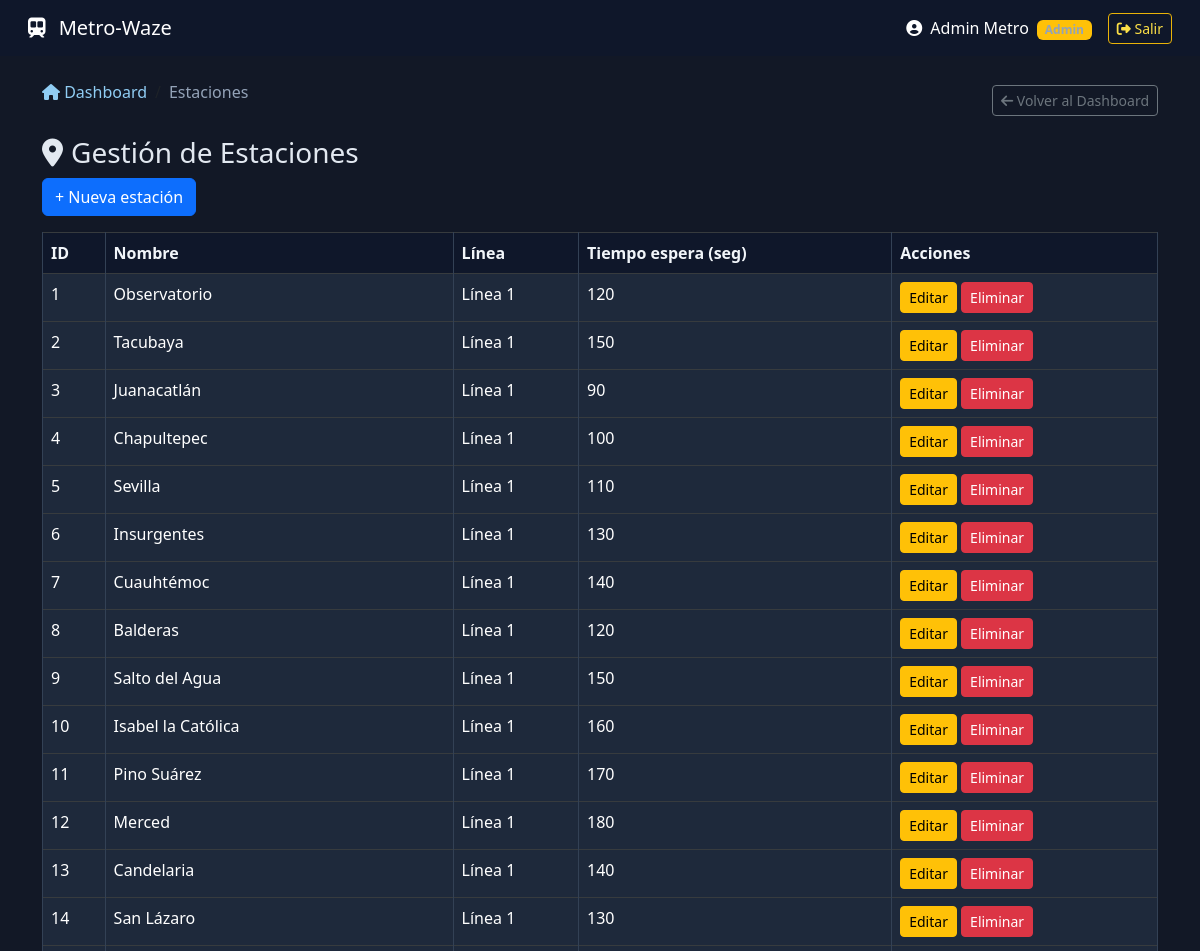
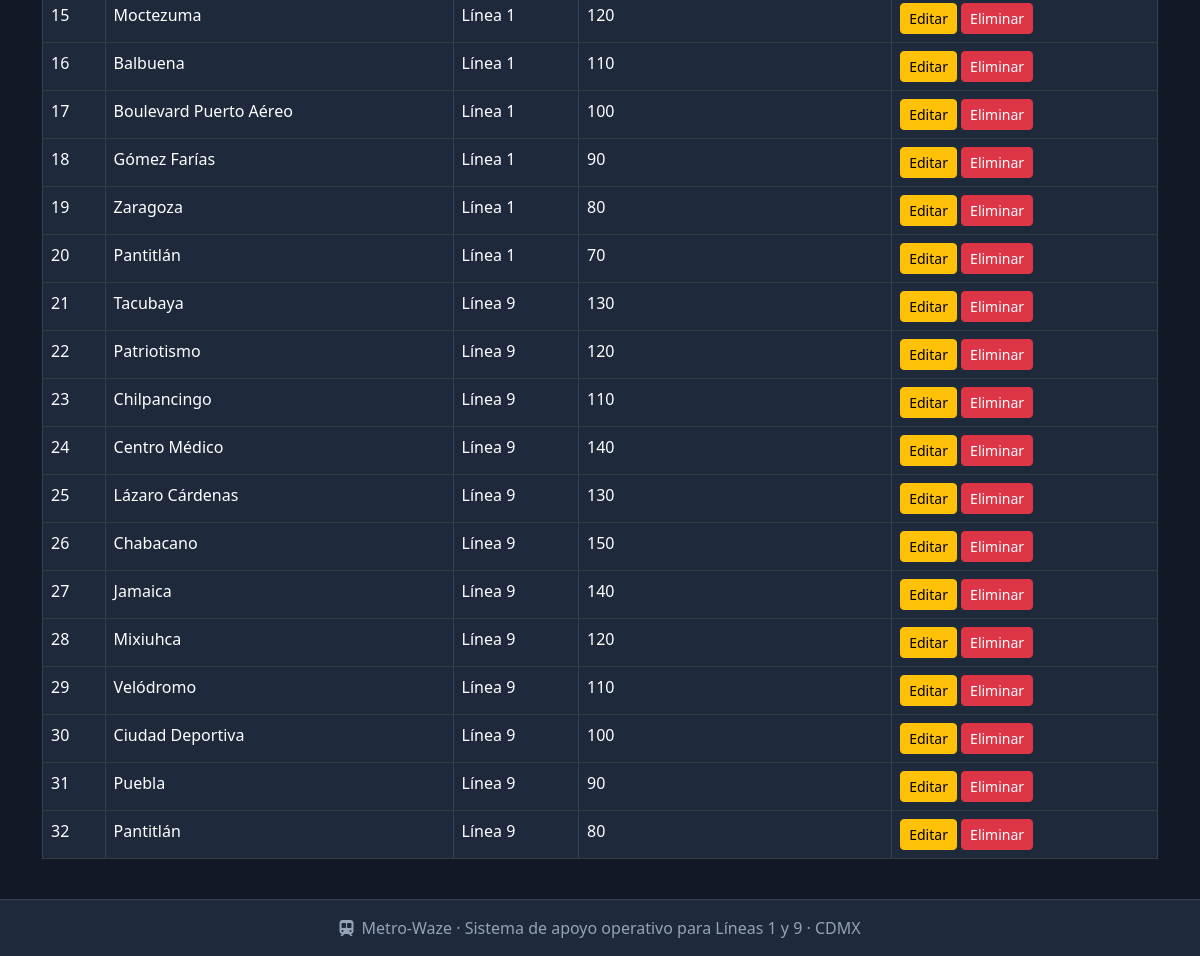
The page /estaciones.php (signed in) on the database its author committed (2 pictures, top to bottom).
### tables this page shows
CREATE TABLE estacion (
    id_estacion INT PRIMARY KEY AUTO_INCREMENT NOT NULL,
    nombre VARCHAR(100) NOT NULL,
    id_linea INT NOT NULL,
    tiempo_espera_segundos INT NOT NULL DEFAULT 180,
    FOREIGN KEY (id_linea) REFERENCES linea(id_linea) ON DELETE CASCADE ON UPDATE CASCADE
);

CREATE TABLE linea (
    id_linea INT PRIMARY KEY AUTO_INCREMENT NOT NULL,
    nombre VARCHAR(100) NOT NULL
);

### estaciones.php (the view, shortened to what this page needs)
<?php
require_once 'header.php';
require_once 'conexion.php';
$estaciones = $pdo->query("SELECT e.*, l.nombre as linea_nombre FROM estacion e JOIN linea l ON e.id_linea = l.id_linea ORDER BY e.id_estacion")->fetchAll();
?>
<h3><i class="fas fa-map-marker-alt me-2"></i>Gestión de Estaciones</h3>
<button class="btn btn-primary mb-3" data-bs-toggle="modal" data-bs-target="#modalEstacion">+ Nueva estación</button>
<table class="table table-bordered table-hover">
    <thead class="table-dark"><th>ID</th><th>Nombre</th><th>Línea</th><th>Tiempo espera (seg)</th><th>Acciones</th></tr>
    </thead>
    <tbody class="table-dark">
    <?php foreach ($estaciones as $e): ?>
    <tr>
        <td><?=$e['id_estacion']?></td>
        <td><?=htmlspecialchars($e['nombre'])?></td>
        <td><?=htmlspecialchars($e['linea_nombre'])?></td>
        <td><?=$e['tiempo_espera_segundos']?></td>
        <td>
            <button class="btn btn-sm btn-warning" onclick="editarEstacion(<?=htmlspecialchars(json_encode($e))?>)">Editar</button>
            <a href="?eliminar=<?=$e['id_estacion']?>" class="btn btn-sm btn-danger" onclick="return confirm('¿Eliminar?')">Eliminar</a>
        </td>
    </tr>
    <?php endforeach; ?>
    </tbody>
</table>
<?php require_once 'footer.php'; ?>

### header.php (style rules this page uses)
body { background: #121826; color: #e2e8f0; display: flex; flex-direction: column; min-height: 100vh; font-family: 'Segoe UI', system-ui; }
h1, h2, h3, h4, h5, h6, p, span, div:not(.modal-content):not(.card-dashboard) { color: #e2e8f0; }
.table, .table-hover, .table-bordered, .table-striped { background-color: #1e293b !important; color: #e2e8f0 !important; border-color: #334155 !important; }
.table th, .table td { border-color: #334155 !important; background-color: inherit !important; }
.table thead th, .table-dark thead th { background-color: #0f172a !important; color: #f1f5f9 !important; border-bottom-color: #334155 !important; }

### rows shown on the page
estacion: id_estacion "1", nombre "Observatorio", id_linea.nombre "Línea 1", tiempo_espera_segundos "120"
estacion: id_estacion "2", nombre "Tacubaya", id_linea.nombre "Línea 1", tiempo_espera_segundos "150"
estacion: id_estacion "3", nombre "Juanacatlán", id_linea.nombre "Línea 1", tiempo_espera_segundos "90"
estacion: id_estacion "4", nombre "Chapultepec", id_linea.nombre "Línea 1", tiempo_espera_segundos "100"
estacion: id_estacion "5", nombre "Sevilla", id_linea.nombre "Línea 1", tiempo_espera_segundos "110"
estacion: id_estacion "6", nombre "Insurgentes", id_linea.nombre "Línea 1", tiempo_espera_segundos "130"
estacion: id_estacion "7", nombre "Cuauhtémoc", id_linea.nombre "Línea 1", tiempo_espera_segundos "140"
estacion: id_estacion "8", nombre "Balderas", id_linea.nombre "Línea 1", tiempo_espera_segundos "120"
estacion: id_estacion "9", nombre "Salto del Agua", id_linea.nombre "Línea 1", tiempo_espera_segundos "150"
estacion: id_estacion "10", nombre "Isabel la Católica", id_linea.nombre "Línea 1", tiempo_espera_segundos "160"
estacion: id_estacion "11", nombre "Pino Suárez", id_linea.nombre "Línea 1", tiempo_espera_segundos "170"
estacion: id_estacion "12", nombre "Merced", id_linea.nombre "Línea 1", tiempo_espera_segundos "180"
estacion: id_estacion "13", nombre "Candelaria", id_linea.nombre "Línea 1", tiempo_espera_segundos "140"
estacion: id_estacion "14", nombre "San Lázaro", id_linea.nombre "Línea 1", tiempo_espera_segundos "130"
estacion: id_estacion "15", nombre "Moctezuma", id_linea.nombre "Línea 1", tiempo_espera_segundos "120"
estacion: id_estacion "16", nombre "Balbuena", id_linea.nombre "Línea 1", tiempo_espera_segundos "110"
estacion: id_estacion "17", nombre "Boulevard Puerto Aéreo", id_linea.nombre "Línea 1", tiempo_espera_segundos "100"
estacion: id_estacion "18", nombre "Gómez Farías", id_linea.nombre "Línea 1", tiempo_espera_segundos "90"
estacion: id_estacion "19", nombre "Zaragoza", id_linea.nombre "Línea 1", tiempo_espera_segundos "80"
estacion: id_estacion "20", nombre "Pantitlán", id_linea.nombre "Línea 1", tiempo_espera_segundos "70"
estacion: id_estacion "21", nombre "Tacubaya", id_linea.nombre "Línea 9", tiempo_espera_segundos "130"
estacion: id_estacion "22", nombre "Patriotismo", id_linea.nombre "Línea 9", tiempo_espera_segundos "120"
estacion: id_estacion "23", nombre "Chilpancingo", id_linea.nombre "Línea 9", tiempo_espera_segundos "110"
estacion: id_estacion "24", nombre "Centro Médico", id_linea.nombre "Línea 9", tiempo_espera_segundos "140"
estacion: id_estacion "25", nombre "Lázaro Cárdenas", id_linea.nombre "Línea 9", tiempo_espera_segundos "130"
estacion: id_estacion "26", nombre "Chabacano", id_linea.nombre "Línea 9", tiempo_espera_segundos "150"
estacion: id_estacion "27", nombre "Jamaica", id_linea.nombre "Línea 9", tiempo_espera_segundos "140"
estacion: id_estacion "28", nombre "Mixiuhca", id_linea.nombre "Línea 9", tiempo_espera_segundos "120"
estacion: id_estacion "29", nombre "Velódromo", id_linea.nombre "Línea 9", tiempo_espera_segundos "110"
estacion: id_estacion "30", nombre "Ciudad Deportiva", id_linea.nombre "Línea 9", tiempo_espera_segundos "100"
estacion: id_estacion "31", nombre "Puebla", id_linea.nombre "Línea 9", tiempo_espera_segundos "90"
estacion: id_estacion "32", nombre "Pantitlán", id_linea.nombre "Línea 9", tiempo_espera_segundos "80"

### other values the page prints
$usuario_nombre "Admin Metro"
$page_title "Estaciones"
